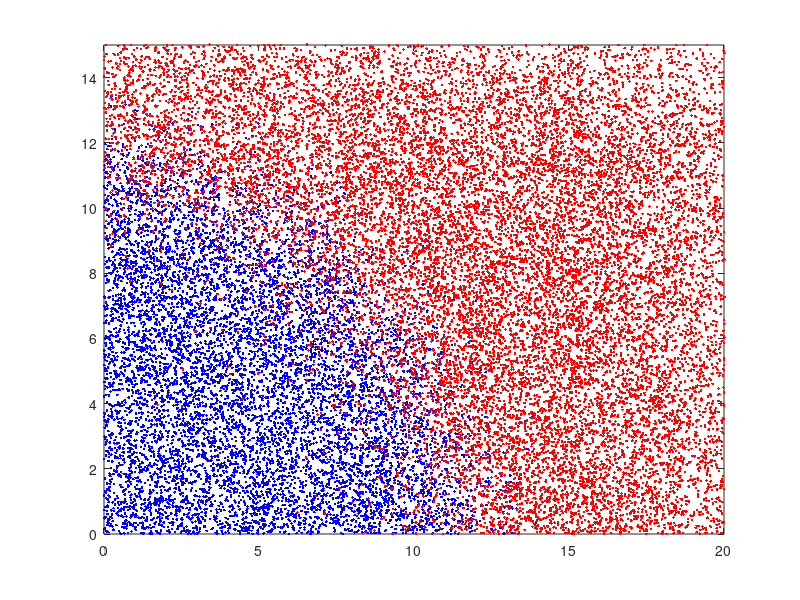

Write the MATLAB code that produced this figure.
% FKPP - version individu-centre 2D avec remplacement
% Des individus sont distribues sur un intervalle
% Certains mutants sont porteurs d'un gene favorable qui donne
% un avantage de croissance r
% Tous les individus de deplacent selon une marche aleatoire avec 
% des sauts en sqrt(2*D) 
% Les wild-types (non-porteurs) on un taux de croissance 0
% A chaque reproduction d'un mutant, l'individu le plus
% proche est remplace par la progeniture
% Le nombre total d'individu est constant = N0
% la croissance est limitee par le fait la probabilite de remplacer un
% wild-type est de 1 - umut, ou umut est
% la densite de population de mutant
%
% prob(mutant en x se reproduise) = dt*r
% prob(remplacer un wild-type) ~ (1-u(x))
%
% NB: ksdensity pas utilise car trop lent!

%% parametre des equations
r = 0.5;        % taux de croissance
D = 0.1;        % coefficient de diffusion

%% parametres de simulation, espace
% x in [x0,x1]
h = 0.1;        % intervalle de discretisation spatiale
Sx = 20.0;      % longueur de l'intervalle en X
Sy = 15.0;      % longueur de l'intervalle en Y
x0 = 0;         % bord gauche de l'intervalle
x1 = Sx;         % bord droit de l'intervalle
xi = x0:h:x1;   % discretisation
JX = length(xi); % nombre de points de discretisation

y0 = 0;         % bord gauche de l'intervalle
y1 = Sy;         % bord droit de l'intervalle
yi = y0:h:y1;   % discretisation
JY = length(yi); % nombre de points de discretisation

%% Individu-centre
N0 = 30000;   % population totale

% chaque individu possede une position x et trait g
% g = 1 : gene favorable (mutants)
% g = 0 : pas de gene favorable
x = x0 + Sx*rand([N0,1]); % individus distribues sur [x0,x1]
y = y0 + Sy*rand([N0,1]); % individus distribues sur [y0,y1]
g = false(1,N0);
g( x < Sx/10 & y < Sy/10 ) = true; % individus sur la gauche de l'intervalle sont porteurs
w = zeros(1,N0);     % probabilite pour l'individu de se reproduire

%% parametres de simulation, temps
t0 = 0;
tfinal = 30.0; 
t = t0;
dt = 0.1

%% Initialisation
figure(1); clf;
% plot(x(g),y(g),'b.',x(~g),y(~g),'r.') % chaque point est un individu
% (porteur en bleu et wild-type en rouge)
plot(x(g),y(g),'b.') % chaque point est un individu porteur

%% BOUCLE PRINCIPALE
tic
while t < tfinal
    drawnow;
    % on calcule pour chaque mutant une probabilite de se reproduire
    % (les individus non porteurs ne se reproduisent pas)
    
    w  = dt*r*g;                                   % probabilite de se reproduire
    irep = find(rand(1,N0) < w);                 % realisation 
    % un individu se reproduisant remplace l'individu le plus proche
    % (autre que lui-meme)
    % la probabilite de choisir un wild-type est environ 1-umut 
    for i = 1:length(irep) 
        [~,rempl] = min((x - x(irep(i))).^2 ...
           + (y - y(irep(i))).^2 ... 
           + 10*(x == x(irep(i))).*(y == y(irep(i))));
        g(rempl) = true;
    end
    
    % on deplace les individu en marche aleatoire
    x = x + sqrt(dt)*sqrt(2*D)*randn(size(x));
    x = abs(x); % condition en x0 reflechissant
    y = y + sqrt(dt)*sqrt(2*D)*randn(size(y));
    y = abs(y); % condition en x0 reflechissant
    
    % affichage
     plot(x(g),y(g),'b.',x(~g),y(~g),'r.') % chaque point est un individu
    % (porteur en bleu et wild-type en rouge)
    %plot(x(g),y(g),'b.') % chaque point est un individu porteur

    axis([0, Sx, 0, Sy]);
    t = t + dt;
    fprintf('t = %.5f, Nmut = %d\n',t, sum(g));
end
toc